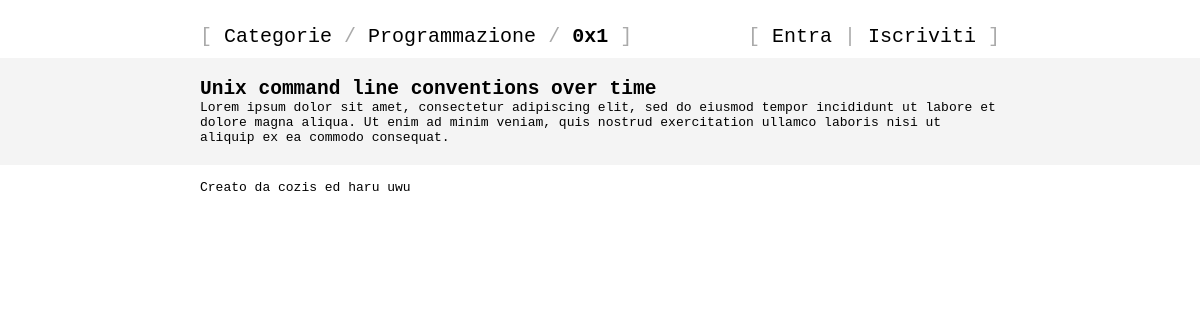
Page /boards/prog/posts/0x1 on the committed database.
### tables this page shows
CREATE TABLE Board (
    name                        VARCHAR(4) PRIMARY KEY,
    full_name                   VARCHAR(32) UNIQUE,
    description                 VARCHAR(512)
);

CREATE TABLE Post (
    id                          INTEGER PRIMARY KEY AUTOINCREMENT,
    board                       VARCHAR(4) NOT NULL,
    creator                     VARCHAR(32) NOT NULL,
    title                       VARCHAR(128) NOT NULL,
    body                        VARCHAR(8192) NOT NULL,
    is_link                     BOOLEAN NOT NULL,
    timestamp                   INTEGER NOT NULL, -- UNIX TIMESTAMP

    FOREIGN KEY(board)
        REFERENCES Board(name)
            ON UPDATE CASCADE
            ON DELETE CASCADE,

    FOREIGN KEY(creator)
        REFERENCES User(username)
            ON UPDATE CASCADE
            ON DELETE CASCADE
);

### views.py (the view)
@views.route("/boards/<string:name>/posts/<string:hex_id>", methods=["GET"])
def post(name: str, hex_id: str) -> str:
    board = dao.select_board(name)
    utils.abort_if_falsy(board, 404)
    try:
        id = int(hex_id, base=16)
    except ValueError:
        return abort(404)
    post = dao.select_post(id)
    utils.abort_if_falsy(post, 404)
    utils.abort_if_falsy(post.board == board.name, 404)
    return render_template("post.html", board=board, post=post, user=current_user)

### common/dao.py (called while the page is built)
def select_board(name: str) -> Board | None:
    query = "SELECT name, full_name, description FROM Board WHERE name = ?"
    rows = db.query_database(query, (name,))
    return None if not rows else Board.from_dict(rows[0])

def select_post(id: int) -> Post | None:
    query = "SELECT id, board, title, body, is_link, timestamp FROM Post WHERE id = ?"
    rows = db.query_database(query, (id,))
    return None if not rows else Post.from_dict(rows[0])

### common/db.py (called while the page is built)
def dictionarify(cursor: sqlite3.Cursor, row: tuple[Any, ...]) -> DBRow:
    return dict((cursor.description[i][0], value) for i, value in enumerate(row))

def query_database(query: str, args: tuple[Any, ...] = ()) -> list[DBRow]:
    connection = sqlite3.connect(current_app.config.get("DB_PATH"))  # type: ignore
    connection.row_factory = dictionarify
    cursor = connection.cursor()
    cursor.execute(query, args)
    rows = cursor.fetchall()
    cursor.close()
    connection.close()
    return rows

### models.py (called while the page is built)
    @staticmethod
    def from_dict(d: dict[str, str]) -> Any:
        name = d.get("name")
        full_name = d.get("full_name")
        description = d.get("description")
        return Board(name, full_name, description)  # type: ignore

    @staticmethod
    def from_dict(d: dict[str, Any]) -> Any:
        id = d.get("id")
        board = d.get("board")
        title = d.get("title")
        body = d.get("body")
        is_link = d.get("is_link")
        timestamp = d.get("timestamp")
        return Post(id, board, title, body, is_link, timestamp)  # type: ignore

### utils.py (called while the page is built)
def abort_if_falsy(resource: Any | None, status_code: int) -> None:
    if not resource:
        abort(status_code)

### templates/post.html (shortened to what this page needs)
{% extends "base.html" %}
{% block lnav %}
    <a href="/boards">Categorie</a>
    /
    <a href="/boards/{{ board.name }}">{{ board.full_name }}</a>
    /
    <a href="/boards/{{board.name}}/posts/{{post.hex_id}}"><b>{{post.hex_id}}</b></a>
{% endblock %}
{% block main %}
{% if post.is_link %}
<h2><a href="{{post.body}}" target="_blank">{{post.title}}</a></h2>
{% else %}
<h2>{{ post.title }}</h2>
<span> {{ post.body }} </span>
{% endif %}
{% endblock %}

### static/style.css (style rules this page uses)
:root { --page-width: 800px; }
body { margin: 0; font-family: monospace; }
header nav a { color: black; text-decoration: none; }

### rows in the picture
Board: full_name "Programmazione"
Post: title "Unix command line conventions over time", body "Lorem ipsum dolor sit amet, consectetur adipiscing elit, sed do eiusmod tempor incididunt ut labore et dolore magna aliqua. Ut enim ad minim veniam, quis nostrud exercitation ullamco laboris nisi ut aliquip ex ea commodo consequat."

### other values in the picture
{{ post.hex_id }} "0x1"
